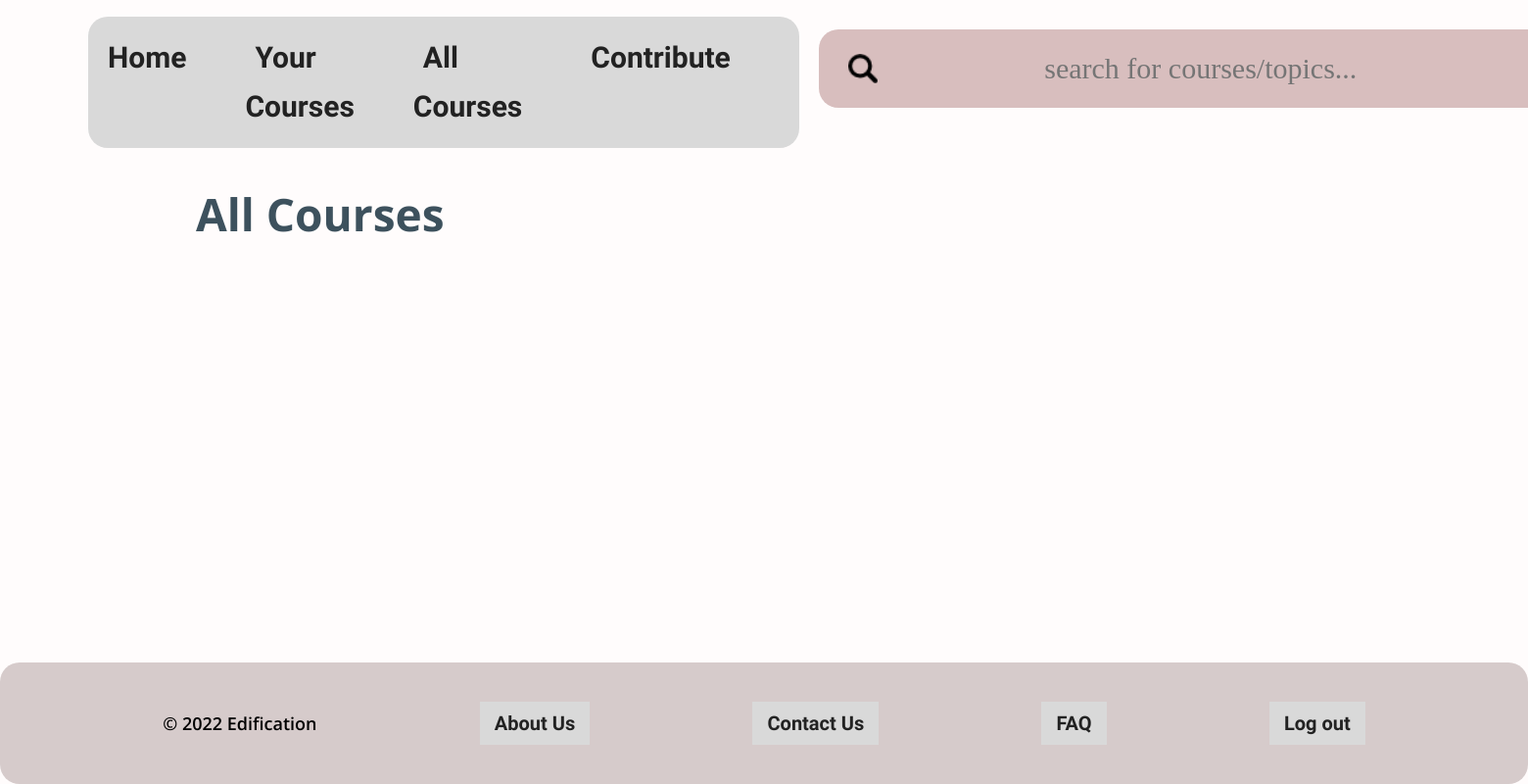
Page /all_courses.php on the earlier database version.
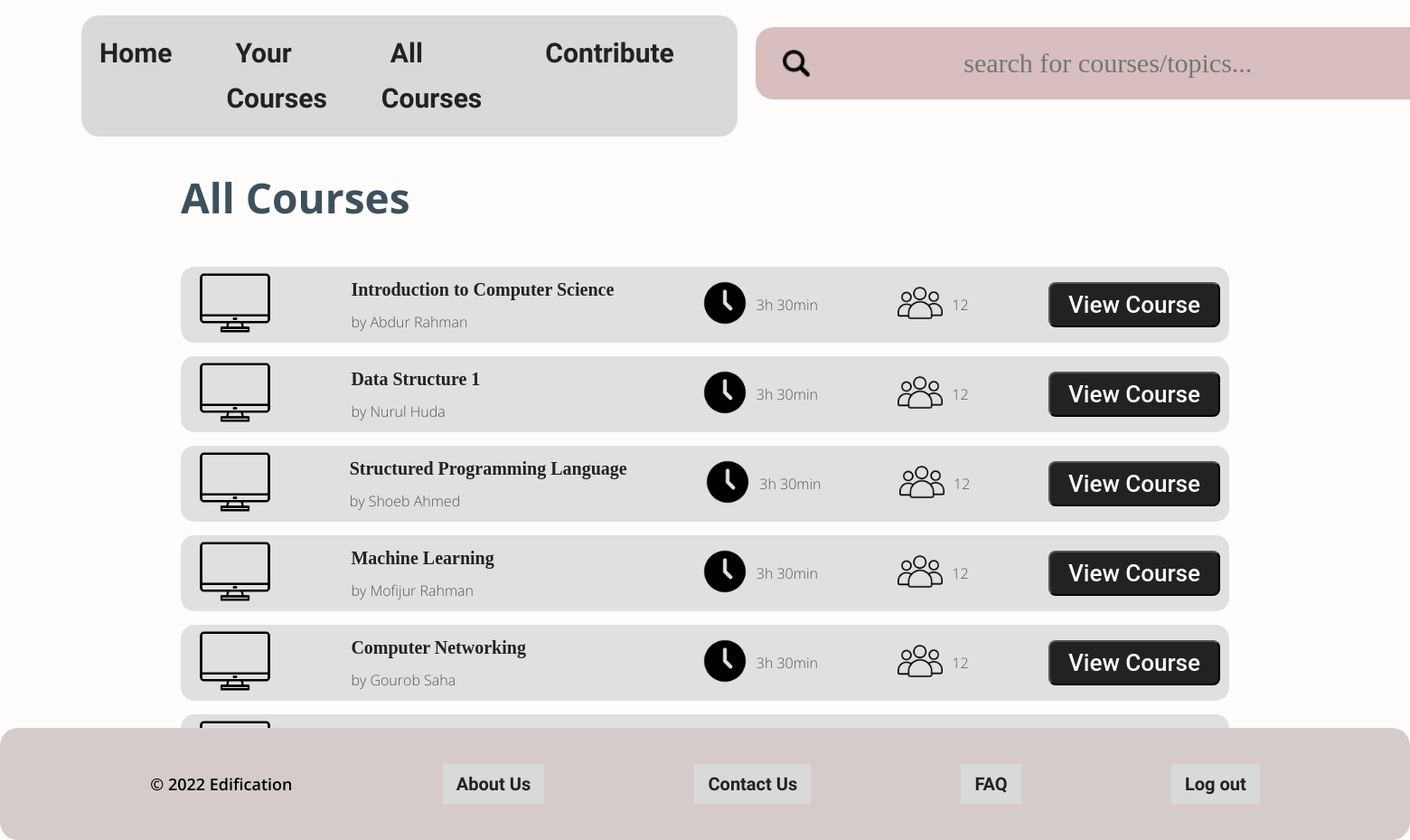
Same page on the later database version.
### tables this page shows
CREATE TABLE `all_courses` (
  `course_name` varchar(40) NOT NULL,
  `instructor` varchar(45) NOT NULL,
  `status` int(11) NOT NULL,
  `course_id` varchar(10) NOT NULL,
  `created_by` varchar(40) DEFAULT NULL,
  `admin_mail` varchar(100) DEFAULT NULL,
  `id` int(11) UNSIGNED NOT NULL
);

### all_courses.php (the view, shortened to what this page needs)
<!DOCTYPE html>
<html lang="en">
<head>
  <link rel="stylesheet" href="css/style.css">
</head>
<body>
  <header id="main-header">
    <div class="dash-nav">
      <ul>
        <li> <a href="dashboard.php">Home</a></li>
        <li> <a href="#">Your Courses</a></li>
        <li> <a href="all_courses.php">All Courses</a></li>
        <li> <a href="#">Contribute</a></li>
      </ul>
    </div>
    <div id="topbar" class="section-p1">
      <div class="searchbar">
        <input type="text" placeholder="search for courses/topics...">
        <img src="img/magnifying-glass.png" alt="" style="width: 30px;">
      </div>
    </div>
  </header>
  <div class="tab-bar section-p1">
    <h3>All Courses</h3>
  </div>
  <section id="main" class="section-p1">
  <?php
         require('connection.php');
         $sql = "SELECT course_name,instructor FROM all_courses where status=1";
         $res = mysqli_query($con , $sql) or die(mysqli_error());
         if($res==TRUE)
         {
            $count= mysqli_num_rows($res);
            if($count>0)
            {
                while($rows=mysqli_fetch_assoc($res))
                {
                    $name=$rows['course_name'];
                    $instructor=$rows['instructor'];
                    ?>
                      <div class="course-details">
                        <div class="thum">
                            <img src="img/monitor.png" alt="">
                        </div>
                        <div class="title">
                            <h4><?php echo $name; ?></h4>
                            <p>by <?php echo $instructor; ?></p>
                        </div>
                        <div class="icon-set">
                            <img src="img/clock.png" alt="">
                            <p>3h 30min</p>
                        </div>
                        <div class="icon-set">
                            <img src="img/people.png" alt="">
                            <p>12</p>
                        </div>
                        <button class="view-course">View Course</button>
                      </div>
                    <?php
                }
            }
            else
            {
            }
         }
         ?>
  </section>
  <footer class="footer">
    <p>© 2022 Edification</p>
    <a href="" class="footer-btn">About Us</a>
    <a href="" class="footer-btn">Contact Us</a>
    <a href="" class="footer-btn">FAQ</a>
    <a href="logout.php" class="footer-btn">Log out</a>
  </footer>
</body>
</html>

### css/style.css (style rules this page uses)
* { margin: 0; padding: 0; box-sizing: border-box; font-family: 'Bebas Neue', cursive; font-family: 'Open Sans', sans-serif; font-family: 'Quicksand'; }
h3 { font-family: Open Sans; font-size: 46px; line-height: 54px; color: #3D515D; }
h4 { font-family:'Times New Roman'; font-size: 20px; line-height: 50px; color: #222; }
p { font-family: Open Sans; font-weight: 200; font-size: 16px; color: #545454; }
.section-p1 { padding: 40px 200px; position: relative; }
body { width: 100%; background-color: #FFFCFC; }
input[type="text"], input[type="password"] { width: 620px; height: 40px; padding-bottom: 30px; border: none; background-color: #ECECEC; }
#topbar { padding: 10px 20px; margin-top: 20px; display: flex; justify-content: flex-end; }
#topbar div { padding-right: 10px; }
#topbar .searchbar { position: relative; }
#topbar .searchbar input[type=text] { width: 765px; height: 80px; color: #ECECEC; font-family: 'Poppins'; font-size: 30px; text-align: center; align-items: center center; background: #D8BEBE; border-radius: 20px; padding-left: 15px; padding-bottom: 0; }
#topbar .searchbar img { position: absolute; left: 30px; top: 25px }
.tab-bar { padding-bottom: 10px; }
#main .course-details { display: flex; justify-content: space-between; background-color: #E0E0E0; border-radius: 15px; margin-bottom: 15px; }
.course-details .thum { width: 1; }
.course-details .thum img { width: 100px; padding-left: 20px; }
.course-details .title { min-width: 300px; text-align: start; }
.course-details .icon-set { display: flex; }
.course-details .icon-set img { width: 50px; height: 50px; margin-top: 15px; }
.course-details .icon-set p { display: inline; padding-left: 10px; align-self: center; }
.view-course { height: 50px; color: #FFFFFF; background: #222; border-radius: 8px; font-family: 'Roboto'; font-style: normal; font-weight: 500; font-size: 26px; padding: 0px 20px; line-height: 0px; align-self: center; margin-right: 10px; }
#main-header { display: flex; justify-content: space-between; }
.dash-nav { background: #D9D9D9; border-radius: 20px; align-self: center; margin-left: 90px; margin-top: 17px; }
.dash-nav ul { display: flex; justify-content: center; padding: 17px 10px; }
.dash-nav ul li { list-style: none; margin-right: 50px; }
.dash-nav ul li a { font-family: 'Quicksand'; text-decoration: none; font-size: 30px; font-weight: 700; line-height: 50px; color: #222; padding: 10px; }
.footer { width: 100%; position: absolute; bottom: 0px; display: flex; justify-content: space-evenly; background: #D6CBCB; border-radius: 20px; padding: 40px 0; }
.footer p { font-weight: 600; font-size: 18px; color: #000000; align-self: center; }
.footer .footer-btn { text-decoration: none; color: #222; background-color: #D9D9D9; padding: 10px 15px; font-size: 20px; font-weight: 600; }

Differences in the rows shown:
added all_courses: course_name "Introduction to Computer Science", instructor "Abdur Rahman"
added all_courses: course_name "Data Structure 1", instructor "Nurul Huda"
added all_courses: course_name "Structured Programming Language", instructor "Shoeb Ahmed"
added all_courses: course_name "Machine Learning", instructor "Mofijur Rahman"
added all_courses: course_name "Computer Networking", instructor "Gourob Saha"
